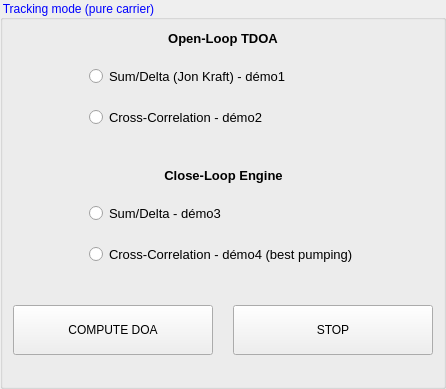
           <widget class="QGroupBox" name="QGroupBox1">
            <property name="styleSheet">
             <string notr="true">QGroupBox::title {
    color: blue;
}</string>
            </property>
            <property name="title">
             <string>Tracking mode (pure carrier)</string>
            </property>
            <property name="flat">
             <bool>false</bool>
            </property>
            <property name="checkable">
             <bool>false</bool>
            </property>
            <layout class="QGridLayout" name="gridLayout_5">
             <property name="leftMargin">
              <number>10</number>
             </property>
             <property name="rightMargin">
              <number>10</number>
             </property>
             <property name="spacing">
              <number>20</number>
             </property>
             <item row="0" column="4">
              <layout class="QVBoxLayout" name="verticalLayout_3">
               <item>
                <layout class="QHBoxLayout" name="horizontalLayout_14"/>
               </item>
               <item>
                <widget class="QLabel" name="label_11">
                 <property name="font">
                  <font>
                   <pointsize>10</pointsize>
                   <weight>75</weight>
                   <bold>true</bold>
                  </font>
                 </property>
                 <property name="text">
                  <string>Open-Loop TDOA</string>
                 </property>
                 <property name="alignment">
                  <set>Qt::AlignCenter</set>
                 </property>
                </widget>
               </item>
               <item>
                <layout class="QGridLayout" name="gridLayout_7">
                 <item row="9" column="1">
                  <widget class="QRadioButton" name="radioButton_4">
                   <property name="font">
                    <font>
                     <pointsize>10</pointsize>
                    </font>
                   </property>
                   <property name="text">
                    <string>Sum/Delta - démo3</string>
                   </property>
                  </widget>
                 </item>
                 <item row="7" column="1">
                  <widget class="QLabel" name="label_12">
                   <property name="font">
                    <font>
                     <pointsize>10</pointsize>
                     <weight>75</weight>
                     <bold>true</bold>
                    </font>
                   </property>
                   <property name="text">
                    <string>Close-Loop Engine</string>
                   </property>
                   <property name="alignment">
                    <set>Qt::AlignCenter</set>
                   </property>
                  </widget>
                 </item>
                 <item row="4" column="1">
                  <widget class="QRadioButton" name="radioButton">
                   <property name="font">
                    <font>
                     <pointsize>10</pointsize>
                    </font>
                   </property>
                   <property name="text">
                    <string>Sum/Delta (Jon Kraft) - démo1</string>
                   </property>
                  </widget>
                 </item>
                 <item row="5" column="1">
                  <widget class="QRadioButton" name="radioButton_2">
                   <property name="font">
                    <font>
                     <pointsize>10</pointsize>
                    </font>
                   </property>
                   <property name="text">
                    <string>Cross-Correlation - démo2</string>
                   </property>
                  </widget>
                 </item>
                 <item row="5" column="0">
                  <spacer name="horizontalSpacer_10">
                   <property name="orientation">
                    <enum>Qt::Horizontal</enum>
                   </property>
                   <property name="sizeHint" stdset="0">
                    <size>
                     <width>40</width>
                     <height>20</height>
                    </size>
                   </property>
                  </spacer>
                 </item>
                 <item row="4" column="2">
                  <spacer name="horizontalSpacer_11">
                   <property name="orientation">
                    <enum>Qt::Horizontal</enum>
                   </property>
                   <property name="sizeHint" stdset="0">
                    <size>
                     <width>40</width>
                     <height>20</height>
                    </size>
                   </property>
                  </spacer>
                 </item>
                 <item row="6" column="1">
                  <spacer name="verticalSpacer_6">
                   <property name="orientation">
                    <enum>Qt::Vertical</enum>
                   </property>
                   <property name="sizeHint" stdset="0">
                    <size>
                     <width>20</width>
                     <height>20</height>
                    </size>
                   </property>
                  </spacer>
                 </item>
                 <item row="10" column="1">
                  <widget class="QRadioButton" name="radioButton_3">
                   <property name="font">
                    <font>
                     <pointsize>10</pointsize>
                    </font>
                   </property>
                   <property name="text">
                    <string>Cross-Correlation - démo4 (best pumping)</string>
                   </property>
                  </widget>
                 </item>
                </layout>
               </item>
               <item>
                <spacer name="verticalSpacer_4">
                 <property name="orientation">
                  <enum>Qt::Vertical</enum>
                 </property>
                 <property name="sizeHint" stdset="0">
                  <size>
                   <width>20</width>
                   <height>20</height>
                  </size>
                 </property>
                </spacer>
               </item>
               <item>
                <layout class="QHBoxLayout" name="horizontalLayout_15">
                 <item>
                  <widget class="QPushButton" name="ComputeDOAButton">
                   <property name="minimumSize">
                    <size>
                     <width>200</width>
                     <height>50</height>
                    </size>
                   </property>
                   <property name="maximumSize">
                    <size>
                     <width>200</width>
                     <height>50</height>
                    </size>
                   </property>
                   <property name="text">
                    <string>COMPUTE DOA</string>
                   </property>
                  </widget>
                 </item>
                 <item>
                  <widget class="QPushButton" name="pushButton_2">
                   <property name="minimumSize">
                    <size>
                     <width>200</width>
                     <height>50</height>
                    </size>
                   </property>
                   <property name="maximumSize">
                    <size>
                     <width>200</width>
                     <height>50</height>
                    </size>
                   </property>
                   <property name="text">
                    <string>STOP</string>
                   </property>
                  </widget>
                 </item>
                </layout>
               </item>
               <item>
                <spacer name="horizontalSpacer_2">
                 <property name="orientation">
                  <enum>Qt::Horizontal</enum>
                 </property>
                 <property name="sizeHint" stdset="0">
                  <size>
                   <width>40</width>
                   <height>20</height>
                  </size>
                 </property>
                </spacer>
               </item>
              </layout>
             </item>
            </layout>
           </widget>
